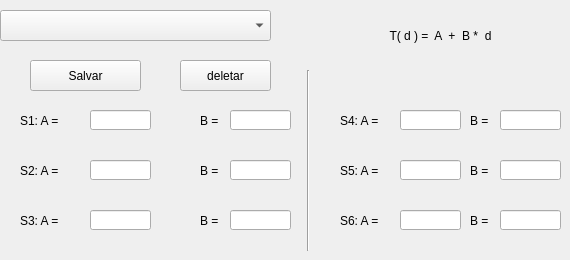
      <widget class="QWidget" name="tab_16">
       <attribute name="title">
        <string>Calibracao</string>
       </attribute>
       <widget class="QLineEdit" name="lineEdit_S03B">
        <property name="geometry">
         <rect>
          <x>230</x>
          <y>210</y>
          <width>61</width>
          <height>20</height>
         </rect>
        </property>
        <property name="font">
         <font>
          <pointsize>7</pointsize>
         </font>
        </property>
        <property name="text">
         <string/>
        </property>
       </widget>
       <widget class="QLineEdit" name="lineEdit_S01A">
        <property name="geometry">
         <rect>
          <x>90</x>
          <y>110</y>
          <width>61</width>
          <height>20</height>
         </rect>
        </property>
        <property name="font">
         <font>
          <pointsize>7</pointsize>
         </font>
        </property>
        <property name="text">
         <string/>
        </property>
       </widget>
       <widget class="QLineEdit" name="lineEdit_S03A">
        <property name="geometry">
         <rect>
          <x>90</x>
          <y>210</y>
          <width>61</width>
          <height>20</height>
         </rect>
        </property>
        <property name="font">
         <font>
          <pointsize>7</pointsize>
         </font>
        </property>
        <property name="text">
         <string/>
        </property>
       </widget>
       <widget class="QLabel" name="label_26">
        <property name="geometry">
         <rect>
          <x>200</x>
          <y>210</y>
          <width>21</width>
          <height>21</height>
         </rect>
        </property>
        <property name="text">
         <string>B =</string>
        </property>
       </widget>
       <widget class="QLabel" name="label_24">
        <property name="geometry">
         <rect>
          <x>200</x>
          <y>160</y>
          <width>21</width>
          <height>21</height>
         </rect>
        </property>
        <property name="text">
         <string>B =</string>
        </property>
       </widget>
       <widget class="QLabel" name="label_21">
        <property name="geometry">
         <rect>
          <x>20</x>
          <y>110</y>
          <width>51</width>
          <height>21</height>
         </rect>
        </property>
        <property name="text">
         <string>S1: A =</string>
        </property>
       </widget>
       <widget class="QLabel" name="label_22">
        <property name="geometry">
         <rect>
          <x>200</x>
          <y>110</y>
          <width>21</width>
          <height>21</height>
         </rect>
        </property>
        <property name="text">
         <string>B =</string>
        </property>
       </widget>
       <widget class="QLineEdit" name="lineEdit_S02A">
        <property name="geometry">
         <rect>
          <x>90</x>
          <y>160</y>
          <width>61</width>
          <height>20</height>
         </rect>
        </property>
        <property name="font">
         <font>
          <pointsize>7</pointsize>
         </font>
        </property>
        <property name="text">
         <string/>
        </property>
       </widget>
       <widget class="QLineEdit" name="lineEdit_S01B">
        <property name="geometry">
         <rect>
          <x>230</x>
          <y>110</y>
          <width>61</width>
          <height>20</height>
         </rect>
        </property>
        <property name="font">
         <font>
          <pointsize>7</pointsize>
         </font>
        </property>
        <property name="text">
         <string/>
        </property>
       </widget>
       <widget class="QLabel" name="label_23">
        <property name="geometry">
         <rect>
          <x>20</x>
          <y>160</y>
          <width>51</width>
          <height>21</height>
         </rect>
        </property>
        <property name="text">
         <string>S2: A =</string>
        </property>
       </widget>
       <widget class="QLabel" name="label_25">
        <property name="geometry">
         <rect>
          <x>20</x>
          <y>210</y>
          <width>51</width>
          <height>21</height>
         </rect>
        </property>
        <property name="text">
         <string>S3: A =</string>
        </property>
       </widget>
       <widget class="QLineEdit" name="lineEdit_S02B">
        <property name="geometry">
         <rect>
          <x>230</x>
          <y>160</y>
          <width>61</width>
          <height>20</height>
         </rect>
        </property>
        <property name="font">
         <font>
          <pointsize>7</pointsize>
         </font>
        </property>
        <property name="text">
         <string/>
        </property>
       </widget>
       <widget class="Line" name="line_4">
        <property name="geometry">
         <rect>
          <x>300</x>
          <y>70</y>
          <width>16</width>
          <height>181</height>
         </rect>
        </property>
        <property name="orientation">
         <enum>Qt::Vertical</enum>
        </property>
       </widget>
       <widget class="QLineEdit" name="lineEdit_S06B">
        <property name="geometry">
         <rect>
          <x>500</x>
          <y>210</y>
          <width>61</width>
          <height>20</height>
         </rect>
        </property>
        <property name="font">
         <font>
          <pointsize>7</pointsize>
         </font>
        </property>
        <property name="text">
         <string/>
        </property>
       </widget>
       <widget class="QLineEdit" name="lineEdit_S06A">
        <property name="geometry">
         <rect>
          <x>400</x>
          <y>210</y>
          <width>61</width>
          <height>20</height>
         </rect>
        </property>
        <property name="font">
         <font>
          <pointsize>7</pointsize>
         </font>
        </property>
        <property name="text">
         <string/>
        </property>
       </widget>
       <widget class="QLineEdit" name="lineEdit_S04B">
        <property name="geometry">
         <rect>
          <x>500</x>
          <y>110</y>
          <width>61</width>
          <height>20</height>
         </rect>
        </property>
        <property name="font">
         <font>
          <pointsize>7</pointsize>
         </font>
        </property>
        <property name="text">
         <string/>
        </property>
       </widget>
       <widget class="QLineEdit" name="lineEdit_S05A">
        <property name="geometry">
         <rect>
          <x>400</x>
          <y>160</y>
          <width>61</width>
          <height>20</height>
         </rect>
        </property>
        <property name="font">
         <font>
          <pointsize>7</pointsize>
         </font>
        </property>
        <property name="text">
         <string/>
        </property>
       </widget>
       <widget class="QLabel" name="label_29">
        <property name="geometry">
         <rect>
          <x>340</x>
          <y>160</y>
          <width>51</width>
          <height>21</height>
         </rect>
        </property>
        <property name="text">
         <string>S5: A =</string>
        </property>
       </widget>
       <widget class="QLabel" name="label_31">
        <property name="geometry">
         <rect>
          <x>340</x>
          <y>210</y>
          <width>51</width>
          <height>21</height>
         </rect>
        </property>
        <property name="text">
         <string>S6: A =</string>
        </property>
       </widget>
       <widget class="QLineEdit" name="lineEdit_S04A">
        <property name="geometry">
         <rect>
          <x>400</x>
          <y>110</y>
          <width>61</width>
          <height>20</height>
         </rect>
        </property>
        <property name="font">
         <font>
          <pointsize>7</pointsize>
         </font>
        </property>
        <property name="text">
         <string/>
        </property>
       </widget>
       <widget class="QLabel" name="label_27">
        <property name="geometry">
         <rect>
          <x>340</x>
          <y>110</y>
          <width>51</width>
          <height>21</height>
         </rect>
        </property>
        <property name="text">
         <string>S4: A =</string>
        </property>
       </widget>
       <widget class="QLabel" name="label_28">
        <property name="geometry">
         <rect>
          <x>470</x>
          <y>110</y>
          <width>21</width>
          <height>21</height>
         </rect>
        </property>
        <property name="text">
         <string>B =</string>
        </property>
       </widget>
       <widget class="QLabel" name="label_30">
        <property name="geometry">
         <rect>
          <x>470</x>
          <y>160</y>
          <width>21</width>
          <height>21</height>
         </rect>
        </property>
        <property name="text">
         <string>B =</string>
        </property>
       </widget>
       <widget class="QLabel" name="label_32">
        <property name="geometry">
         <rect>
          <x>470</x>
          <y>210</y>
          <width>21</width>
          <height>21</height>
         </rect>
        </property>
        <property name="text">
         <string>B =</string>
        </property>
       </widget>
       <widget class="QLineEdit" name="lineEdit_S05B">
        <property name="geometry">
         <rect>
          <x>500</x>
          <y>160</y>
          <width>61</width>
          <height>20</height>
         </rect>
        </property>
        <property name="font">
         <font>
          <pointsize>7</pointsize>
         </font>
        </property>
        <property name="text">
         <string/>
        </property>
       </widget>
       <widget class="QPushButton" name="pushButton_deletarFit">
        <property name="geometry">
         <rect>
          <x>180</x>
          <y>60</y>
          <width>91</width>
          <height>31</height>
         </rect>
        </property>
        <property name="text">
         <string>deletar</string>
        </property>
       </widget>
       <widget class="QPushButton" name="pushButton_salvarFit">
        <property name="geometry">
         <rect>
          <x>30</x>
          <y>60</y>
          <width>111</width>
          <height>31</height>
         </rect>
        </property>
        <property name="text">
         <string>Salvar</string>
        </property>
       </widget>
       <widget class="QComboBox" name="comboBox_fitLinear">
        <property name="geometry">
         <rect>
          <x>0</x>
          <y>10</y>
          <width>271</width>
          <height>31</height>
         </rect>
        </property>
       </widget>
       <widget class="QLabel" name="label_17">
        <property name="geometry">
         <rect>
          <x>340</x>
          <y>20</y>
          <width>201</width>
          <height>31</height>
         </rect>
        </property>
        <property name="text">
         <string>T( d ) =  A  +  B *  d</string>
        </property>
        <property name="alignment">
         <set>Qt::AlignCenter</set>
        </property>
       </widget>
      </widget>
